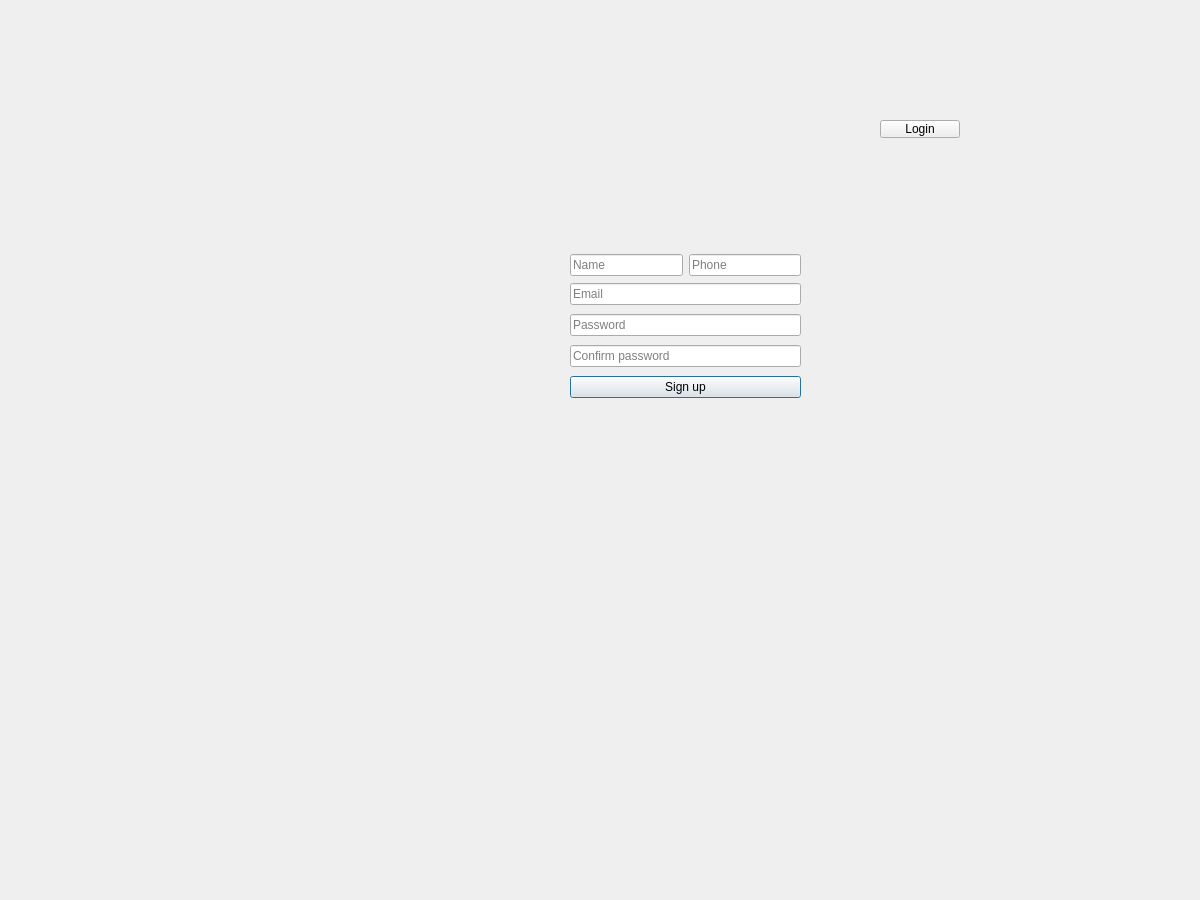
<?xml version="1.0" encoding="UTF-8"?>
<ui version="4.0">
 <class>SignupDialog</class>
 <widget class="QDialog" name="SignupDialog">
  <property name="geometry">
   <rect>
    <x>0</x>
    <y>0</y>
    <width>1200</width>
    <height>900</height>
   </rect>
  </property>
  <property name="windowTitle">
   <string>Signup Page</string>
  </property>
  <widget class="QWidget" name="verticalLayoutWidget">
   <property name="geometry">
    <rect>
     <x>570</x>
     <y>280</y>
     <width>231</width>
     <height>121</height>
    </rect>
   </property>
   <layout class="QVBoxLayout" name="verticalLayout">
    <item>
     <widget class="QLineEdit" name="lineEditEmail">
      <property name="text">
       <string/>
      </property>
      <property name="placeholderText">
       <string>Email</string>
      </property>
     </widget>
    </item>
    <item>
     <widget class="QLineEdit" name="lineEditPassword">
      <property name="text">
       <string/>
      </property>
      <property name="echoMode">
       <enum>QLineEdit::EchoMode::Password</enum>
      </property>
      <property name="placeholderText">
       <string>Password</string>
      </property>
     </widget>
    </item>
    <item>
     <widget class="QLineEdit" name="lineEditConfirmpassword">
      <property name="echoMode">
       <enum>QLineEdit::EchoMode::Password</enum>
      </property>
      <property name="placeholderText">
       <string>Confirm password</string>
      </property>
     </widget>
    </item>
    <item>
     <widget class="QPushButton" name="pushButtonSignUp">
      <property name="text">
       <string>Sign up</string>
      </property>
     </widget>
    </item>
   </layout>
  </widget>
  <widget class="QWidget" name="horizontalLayoutWidget">
   <property name="geometry">
    <rect>
     <x>570</x>
     <y>250</y>
     <width>231</width>
     <height>31</height>
    </rect>
   </property>
   <layout class="QHBoxLayout" name="horizontalLayout">
    <item>
     <widget class="QLineEdit" name="lineEditName">
      <property name="text">
       <string/>
      </property>
      <property name="placeholderText">
       <string>Name</string>
      </property>
     </widget>
    </item>
    <item>
     <widget class="QLineEdit" name="lineEditPhone">
      <property name="placeholderText">
       <string>Phone</string>
      </property>
     </widget>
    </item>
   </layout>
  </widget>
  <widget class="QLabel" name="labelMessage">
   <property name="geometry">
    <rect>
     <x>600</x>
     <y>410</y>
     <width>171</width>
     <height>81</height>
    </rect>
   </property>
   <property name="text">
    <string/>
   </property>
  </widget>
  <widget class="QPushButton" name="pushButtonLoginpage">
   <property name="geometry">
    <rect>
     <x>880</x>
     <y>120</y>
     <width>80</width>
     <height>18</height>
    </rect>
   </property>
   <property name="text">
    <string>Login</string>
   </property>
  </widget>
 </widget>
 <resources/>
 <connections/>
</ui>
